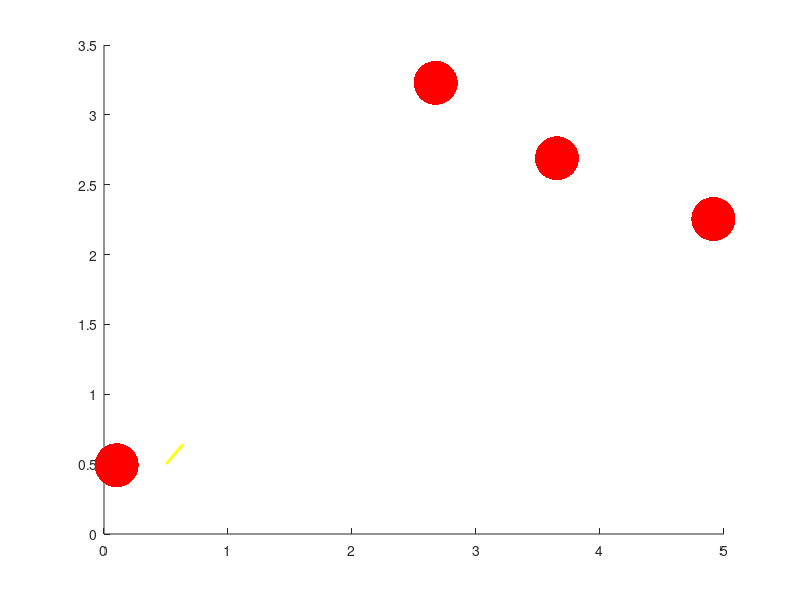

Here is the MATLAB script that generated this plot: (Note: this script raises an error after producing the figure.)
start=rand(1);endp=[9 9 9];
Qo=0;L=0.5;D=0.5;m=0;
hold on;
r1=rand(1,3)*5;
r2=rand(1,3)*5;
r3=rand(1,3)*5;
r4=rand(1,3)*5;
scatter3(r1(1),r1(2),r1(3),1000,'r','fill');
scatter3(r2(1),r2(2),r2(3),1000,'r','fill');
scatter3(r3(1),r3(2),r3(3),1000,'r','fill');
scatter3(r4(1),r4(2),r4(3),1000,'r','fill');
whitebg('white');

cx=start;cy=start;cz=start;

while(cx<=endp(1) || cy<=endp(2) || cz<=endp(3))
x=cx+(rand(1,100)*0.5);
y=cy+(rand(1,100)*0.5);
z=cz+(rand(1,100)*0.5);
dr1x=abs((r1(1)-x));  dr1y=abs((r1(2)-y));  dr1z=abs((r1(3)-z));
dr2x=abs((r2(1)-x));  dr2y=abs((r2(2)-y));  dr2z=abs((r2(3)-z));
dr3x=abs((r3(1)-x));  dr3y=abs((r3(2)-y));  dr3z=abs((r3(3)-z));
dr4x=abs((r4(1)-x));  dr4y=abs((r4(2)-y));  dr4z=abs((r4(3)-z));
R=dr1x+dr1y+dr1z+dr2x+dr2y+dr2z+dr3x+dr3y+dr3z+dr4x+dr4y+dr4z;

dex=abs((endp(1)-x));    dey=abs((endp(2)-y));     dez=abs((endp(3)-z));
E=dex+dey+dez;

Qn=Qo+L*((-1*E)+(D*m)-Qo)+R;   
m=max(Qn);
h=find(Qn==m);

   if(dr1x(h)<1||dr2x(h)<1||dr3x(h)<1||dr4x(h)<1||dr1y(h)<1||dr2y(h)<1||dr3y(h)<1||dr4y(h)<1||dr1z(h)<1||dr2z(h)<1||dr3z(h)<1||dr4z(h)<1)
      Qn(h)=min(Qn);
      m=max(Qn);
      h=find(Qn==m);
   end
ni=x(h);nj=y(h);nk=z(h);

X=[ni cx];Y=[nj cy];Z=[nk cz];
plot3(X,Y,Z,'y','linewidth',2);
text(X,Y,Z,'');
grid on;
xlabel('x axis');
ylabel('y axis');
zlabel('z axis');
cx=ni; cy=nj; cz=nk;
printmat(Qn);
display(m);
Qo=Qn;
pause(0.3);

end

legend('radar',0);
hold off;


